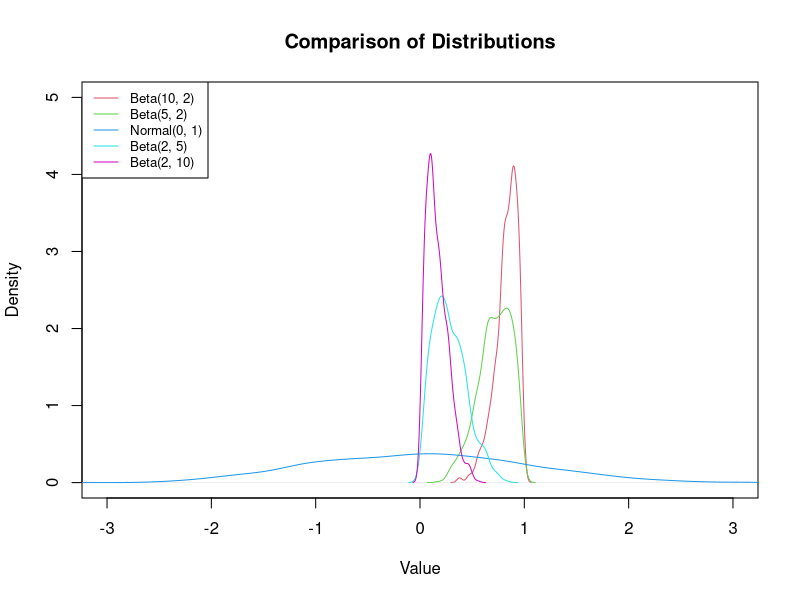

The R source for this figure: (Note: this script raises an error after producing the figure.)
## ---- chunk 1
knitr::opts_chunk$set(echo = TRUE)
## ---- chunk 2

# The following example was taken from: https://statisticsglobe.com/draw-normal-left-right-skewed-distributions-r

set.seed(35486)                    # Create random distributions
data <- data.frame(x1 = rbeta(1000, 10, 2),
                   x2 = rbeta(1000, 5, 2),
                   x3 = rnorm(1000),
                   x4 = rbeta(1000, 2, 5),
                   x5 = rbeta(1000, 2, 10))

head(data)                         # Print head of data
## ---- chunk 3
plot(density(data$x1), col = 2,    # Overlay all columns as densities
     xlim = c(- 3, 3),
     ylim = c(0, 5),
     main = "Comparison of Distributions",
     xlab = "Value"
     )

lines(density(data$x2), col = 3)
lines(density(data$x3), col = 4)
lines(density(data$x4), col = 5)
lines(density(data$x5), col = 6)

legend("topleft",                  # Add legend to plot
       legend = c("Beta(10, 2)",
                  "Beta(5, 2)",
                  "Normal(0, 1)",
                  "Beta(2, 5)",
                  "Beta(2, 10)"),
       col = 2:6,
       lty = 1,
       cex = 0.8)

## ---- chunk 4
generate_dataset <- function(n = 300, m = 1000) {

  datasets <- replicate(
    n,
    rbeta(m, shape1 = 10, shape2 = 2),
    simplify = FALSE
  )

  names(datasets) <- paste0("dataset_", seq_len(n))

  return(datasets)
}

test_refactored_1 <- generate_dataset(n = 3, m = 1000)

length(test_refactored_1)
length(test_refactored_1[[1]])
## ---- chunk 5
generate_dataset <- function(
  n = 300,
  m = 1000,
  alpha = 10,
  beta = 2
) {

  datasets <- replicate(
    n,
    rbeta(m, shape1 = alpha, shape2 = beta),
    simplify = FALSE
  )

  names(datasets) <- paste0("dataset_", seq_len(n))

  return(datasets)
}

# Right-skewed beta distribution
right_skewed <- generate_dataset(alpha = 2, beta = 5)

# Left-skewed beta distribution
left_skewed <- generate_dataset(alpha = 5, beta = 2)

# Symmetric beta distribution
symmetric <- generate_dataset(alpha = 2, beta = 2)

# Calculate their sample means
right_means <- calculate_mean_values(right_skewed)
left_means <- calculate_mean_values(left_skewed)
symmetric_means <- calculate_mean_values(symmetric)
## ---- chunk 6
# Default beta distribution
default_beta <- function(size, alpha = 10, beta = 2) {

  rbeta(size, shape1 = alpha, shape2 = beta)

}


# Generalised dataset generator
generate_dataset <- function(
  n = 300,
  m = 1000,
  FUN = default_beta,
  ...
) {

  datasets <- lapply(
    seq_len(n),
    function(i) FUN(m, ...)
  )

  names(datasets) <- paste0("dataset_", seq_len(n))

  return(datasets)
}

# Beta distribution
beta_data <- generate_dataset(
  FUN = rbeta,
  shape1 = 2,
  shape2 = 5
)

# Uniform distribution
uniform_data <- generate_dataset(
  FUN = runif,
  min = 0,
  max = 1
)

# Normal distribution
normal_data <- generate_dataset(
  FUN = rnorm,
  mean = 0,
  sd = 1
)

# Exponential distribution
exponential_data <- generate_dataset(
  FUN = rexp,
  rate = 1
)

beta_means <- calculate_mean_values(beta_data)

uniform_means <- calculate_mean_values(uniform_data)

normal_means <- calculate_mean_values(normal_data)

exponential_means <- calculate_mean_values(exponential_data)
length(beta_data)
length(beta_data[[1]])
length(beta_means)

## ---- chunk 7
par(mfrow = c(2, 2))

qqnorm(
  beta_data[[1]],
  main = "Original Beta(2,5)"
)
qqline(beta_data[[1]], col = "red")

qqnorm(
  beta_means,
  main = "Beta Sample Means"
)
qqline(beta_means, col = "red")

qqnorm(
  exponential_data[[1]],
  main = "Original Exponential"
)
qqline(exponential_data[[1]], col = "red")

qqnorm(
  exponential_means,
  main = "Exponential Sample Means"
)
qqline(exponential_means, col = "red")

par(mfrow = c(1, 1))
par(mfrow = c(2, 2))

qqnorm(beta_means, main = "Beta Sample Means")
qqline(beta_means, col = "red")

qqnorm(uniform_means, main = "Uniform Sample Means")
qqline(uniform_means, col = "red")

qqnorm(normal_means, main = "Normal Sample Means")
qqline(normal_means, col = "red")

qqnorm(exponential_means, main = "Exponential Sample Means")
qqline(exponential_means, col = "red")

par(mfrow = c(1, 1))
## ---- chunk 8
par(mfrow = c(2, 2))

qqnorm(beta_means, main = "Beta Sample Means")
qqline(beta_means, col = "red")

qqnorm(uniform_means, main = "Uniform Sample Means")
qqline(uniform_means, col = "red")

qqnorm(normal_means, main = "Normal Sample Means")
qqline(normal_means, col = "red")

qqnorm(exponential_means, main = "Exponential Sample Means")
qqline(exponential_means, col = "red")

par(mfrow = c(1, 1))
## ---- chunk 9
set.seed(35486)
par(mfrow=c(1,2))

# Generate exponential samples with different sample sizes
exp_m5 <- generate_dataset(
  n = 300,
  m = 5,
  FUN = rexp,
  rate = 1
)


qqnorm(dataframe_beta[[1]], main = "Original distribution", pch = 1, frame = FALSE)
qqnorm(dataframe_norm[[1]], main = "Original distribution", pch = 1, frame = FALSE)
exp_m30 <- generate_dataset(
  n = 300,
  m = 30,
  FUN = rexp,
  rate = 1
)

exp_m1000 <- generate_dataset(
  n = 300,
  m = 1000,
  FUN = rexp,
  rate = 1
)

# Calculate sample means
means_m5 <- calculate_mean_values(exp_m5)

means_m30 <- calculate_mean_values(exp_m30)

means_m1000 <- calculate_mean_values(exp_m1000)
par(mfrow = c(1, 3))

qqnorm(means_m5, main = "Exponential Means: m = 5")
qqline(means_m5, col = "red")

qqnorm(means_m30, main = "Exponential Means: m = 30")
qqline(means_m30, col = "red")

qqnorm(means_m1000, main = "Exponential Means: m = 1000")
qqline(means_m1000, col = "red")

par(mfrow = c(1, 1))

qqnorm(dataframe_beta[[1]])
qqline(dataframe_beta[[1]], col = "red", lwd = 2)
qqnorm(dataframe_norm[[1]])
qqline(dataframe_norm[[1]], col = "red", lwd = 2)
